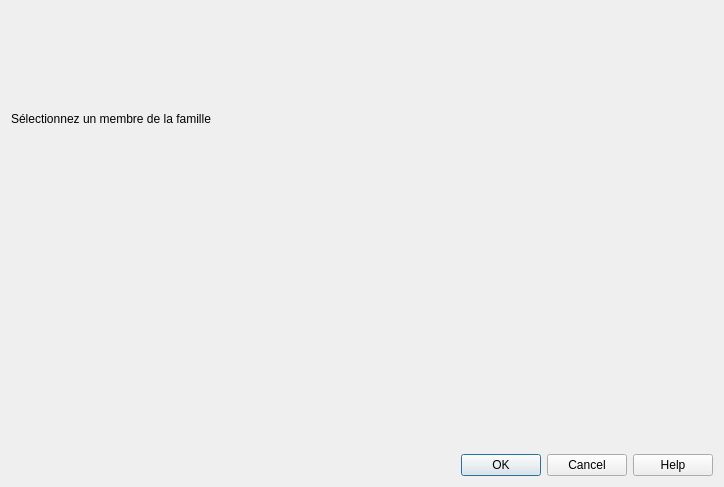
<?xml version="1.0" encoding="UTF-8"?>
<ui version="4.0">
 <class>Dialog_EditFamily</class>
 <widget class="QDialog" name="Dialog_EditFamily">
  <property name="geometry">
   <rect>
    <x>0</x>
    <y>0</y>
    <width>724</width>
    <height>487</height>
   </rect>
  </property>
  <property name="windowTitle">
   <string>Dialog</string>
  </property>
  <layout class="QVBoxLayout" name="verticalLayout">
   <item>
    <widget class="QLabel" name="lbl_text">
     <property name="text">
      <string>Sélectionnez un membre de la famille</string>
     </property>
    </widget>
   </item>
   <item>
    <widget class="gui::DiverSearch" name="diverSearch" native="true"/>
   </item>
   <item>
    <widget class="QDialogButtonBox" name="buttonBox">
     <property name="orientation">
      <enum>Qt::Horizontal</enum>
     </property>
     <property name="standardButtons">
      <set>QDialogButtonBox::Cancel|QDialogButtonBox::Help|QDialogButtonBox::Ok</set>
     </property>
    </widget>
   </item>
  </layout>
 </widget>
 <customwidgets>
  <customwidget>
   <class>gui::DiverSearch</class>
   <extends>QWidget</extends>
   <header>GUI/DiverSearch.hpp</header>
   <container>1</container>
  </customwidget>
 </customwidgets>
 <resources/>
 <connections>
  <connection>
   <sender>buttonBox</sender>
   <signal>accepted()</signal>
   <receiver>Dialog_EditFamily</receiver>
   <slot>accept()</slot>
   <hints>
    <hint type="sourcelabel">
     <x>248</x>
     <y>254</y>
    </hint>
    <hint type="destinationlabel">
     <x>157</x>
     <y>274</y>
    </hint>
   </hints>
  </connection>
  <connection>
   <sender>buttonBox</sender>
   <signal>rejected()</signal>
   <receiver>Dialog_EditFamily</receiver>
   <slot>reject()</slot>
   <hints>
    <hint type="sourcelabel">
     <x>316</x>
     <y>260</y>
    </hint>
    <hint type="destinationlabel">
     <x>286</x>
     <y>274</y>
    </hint>
   </hints>
  </connection>
 </connections>
</ui>
